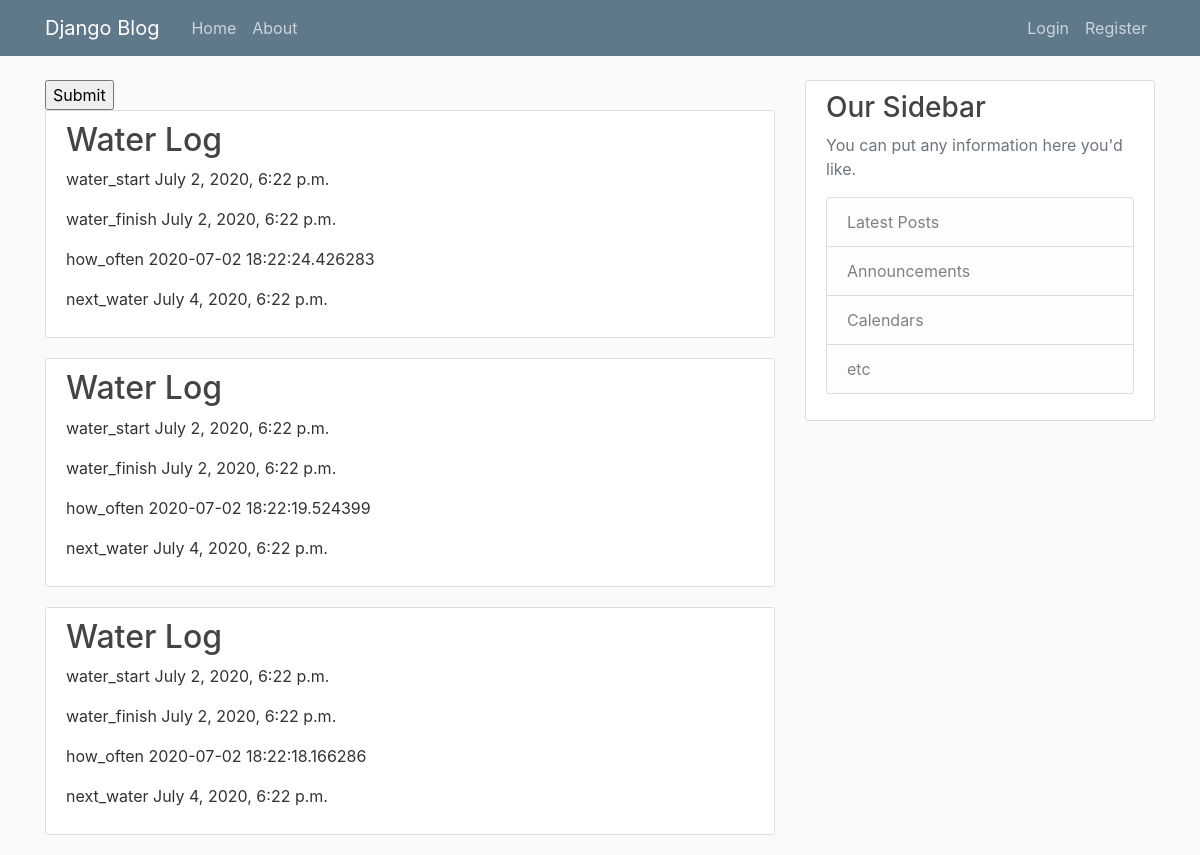
Page /water/ on the committed database.
### water/models.py (models this page shows)
class Water(models.Model):
	water_start = models.DateTimeField(default=timezone.now)
	water_deration=models.DateTimeField(default=timezone.now)
	how_often=models.IntegerField(default=0)
	water_finish=models.DateTimeField(default=timezone.now)
	next_water=models.DateTimeField(default=timezone.now)

### water/views.py (the view)
# urls.py: path('water/', include('water.urls')),
def water(request):
	wat = Water.objects.all().order_by('-water_finish')[:3]
	context = {
		'waters': wat,
	}
	return render(request, 'water/water.html', context)

### water/templates/water/water.html (shortened to what this page needs)
{% extends "water/base.html" %}
{% load crispy_forms_tags %}
{% block content %}
<form action="{% url 'og-check-water' %}" method="POST">
	<input type="submit" value="Submit">
</form>
{% for water in waters %}
<article class="media content-section">
	<div class="media-body">
		<h2><a class="article-title" href="#">Water Log</a></h2>
		<p class="article-content">water_start {{ water.water_start }}</p>
		<p class="article-content">water_finish {{ water.water_finish }}</p>
		<p class="article-content">how_often {{ water.how_often }}</p>
		<p class="article-content">next_water {{ water.next_water }}</p>
	</div>
</article>
{% endfor %}
{% endblock content %}

### water/templates/water/base.html (shortened to what this page needs)
{% load static %}
<!doctype html>
<html lang="en">
  <head>
	<link rel="stylesheet" href="https://maxcdn.bootstrapcdn.com/bootstrap/4.0.0/css/bootstrap.min.css"
>
	<link rel="stylesheet" type="text/css" href="{% static 'water/main.css' %}">
</head>
<body>
	<header class="site-header">
		<nav class="navbar navbar-expand-md navbar-dark bg-steel fixed-top">
			<div class="container">
				<a class="navbar-brand mr-4" href="{% url 'og-water' %}">Django Blog</a>
				<div class="collapse navbar-collapse" id="navbarToggle">
					<div class="navbar-nav mr-auto">
						<a class="nav-item nav-link" href="{% url 'og-water' %}">Home</a>
						<a class="nav-item nav-link" href="{% url 'og-water' %}">About</a>
					</div>
					<div class="navbar-nav">
						<a class="nav-item nav-link" href="#">Login</a>
						<a class="nav-item nav-link" href="{% url 'register' %}">Register</a>
					</div>
				</div>
			</div>
		</nav>
	</header>
	<main role="main" class="container">
		<div class="row">
			<div class="col-md-8">
				{% block content %}{% endblock %}
			</div>
			<div class="col-md-4">
				<div class="content-section">
					<h3>Our Sidebar</h3>
					<p class='text-muted'>You can put any information here you'd like.
					<ul class="list-group">
						<li class="list-group-item list-group-item-light">Latest Posts</li>
						<li class="list-group-item list-group-item-light">Announcements</li>
						<li class="list-group-item list-group-item-light">Calendars</li>
						<li class="list-group-item list-group-item-light">etc</li>
					</ul>
					</p>
				</div>
			</div>
		</div>
	</main>
</body>
</html>

### water/static/water/main.css (style rules this page uses)
body { background: #fafafa; color: #333333; margin-top: 5rem; }
h1, h2, h3, h4, h5, h6 { color: #444444; }
ul { margin: 0; }
.bg-steel { background-color: #5f788a; }
.site-header .navbar-nav .nav-link { color: #cbd5db; }
.content-section { background: #ffffff; padding: 10px 20px; border: 1px solid #dddddd; border-radius: 3px; margin-bottom: 20px; }
.article-title { color: #444444; }
.article-content { white-space: pre-line; }

### rows in the picture
Water: water_start "July 2, 2020, 6:22 p.m.", water_finish "July 2, 2020, 6:22 p.m.", how_often "2020-07-02 18:22:24.426283", next_water "July 4, 2020, 6:22 p.m."
Water: water_start "July 2, 2020, 6:22 p.m.", water_finish "July 2, 2020, 6:22 p.m.", how_often "2020-07-02 18:22:19.524399", next_water "July 4, 2020, 6:22 p.m."
Water: water_start "July 2, 2020, 6:22 p.m.", water_finish "July 2, 2020, 6:22 p.m.", how_often "2020-07-02 18:22:18.166286", next_water "July 4, 2020, 6:22 p.m."
